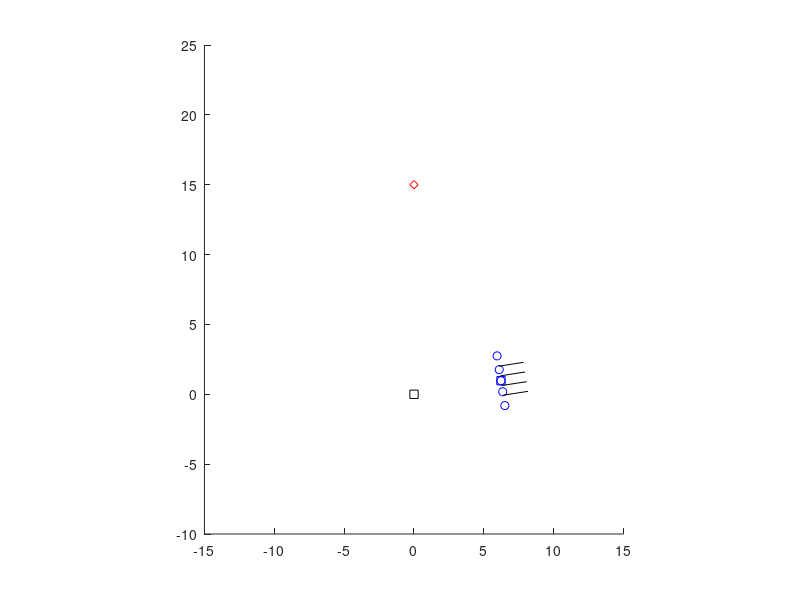

This figure's MATLAB source:
%%% Flame Simulation %%%
cla, clc, clear
hold all
axis equal

flame_pose = [0,15]; %cm
axis([-15,15,-10,flame_pose(2) + 10])
zoid_off_t = 6.3;
zoid_off_s15 = 1.8;
zoid_off_s24 = 0.8;
view_angle = 20*(pi/180);
blinder_length = 1.8;
blinder_off = 0.35;
flame_max = 150;
zoid_array = [flame_max,flame_max,flame_max,flame_max,flame_max];
dt = 0.1;
for t = 0:dt:30
cla
%flame_pose = [-15+t,15];
%%% Plot Flame %%%
plot(flame_pose(1), flame_pose(2), 'rd-')
%%%
r_pose = [0,0,pi/2 + t];
%r_pose = [0,0,pi/2 + 45*(pi/180)];
%r_pose = [0,0,pi/2];
%%% Restrict the Orientation [0,2*pi) %%%
if r_pose(3) >= (2*pi)
    r_pose(3) = r_pose(3) - floor(r_pose(3)/(2*pi))*2*pi;
end
%%% Plot Robot Center %%%
plot(r_pose(1),r_pose(2), 'ks')
%%%
zoid_pose = [r_pose(1) + zoid_off_t*cos(r_pose(3)),r_pose(2) + zoid_off_t*sin(r_pose(3)), r_pose(3)];
zoid_s1 = [zoid_pose(1) + zoid_off_s15*cos(zoid_pose(3) + pi/2),zoid_pose(2) + zoid_off_s15*sin(zoid_pose(3) + pi/2),zoid_pose(3)];
zoid_s2 = [zoid_pose(1) + zoid_off_s24*cos(zoid_pose(3) + pi/2),zoid_pose(2) + zoid_off_s24*sin(zoid_pose(3) + pi/2),zoid_pose(3)];
zoid_s3 = [zoid_pose(1),zoid_pose(2),zoid_pose(3)];
zoid_s4 = [zoid_pose(1) + zoid_off_s24*cos(zoid_pose(3) - pi/2),zoid_pose(2) + zoid_off_s24*sin(zoid_pose(3) - pi/2),zoid_pose(3)];
zoid_s5 = [zoid_pose(1) + zoid_off_s15*cos(zoid_pose(3) - pi/2),zoid_pose(2) + zoid_off_s15*sin(zoid_pose(3) - pi/2),zoid_pose(3)];


%%% Plot Zoidberg %%%
plot(zoid_pose(1),zoid_pose(2), 'bs')
plot(zoid_s1(1),zoid_s1(2), 'bo')
plot(zoid_s2(1),zoid_s2(2), 'bo')
plot(zoid_s3(1),zoid_s3(2), 'bo')
plot(zoid_s4(1),zoid_s4(2), 'bo')
plot(zoid_s5(1),zoid_s5(2), 'bo')
%%%
% %%% Plot Zoidberg Arrows %%%
% line([zoid_s1(1),zoid_s1(1) + cos(zoid_s1(3))],[zoid_s1(2),zoid_s1(2) + sin(zoid_s1(3))], 'Color','r')
% line([zoid_s2(1),zoid_s2(1) + cos(zoid_s2(3))],[zoid_s2(2),zoid_s2(2) + sin(zoid_s2(3))], 'Color','r')
% line([zoid_s3(1),zoid_s3(1) + cos(zoid_s3(3))],[zoid_s3(2),zoid_s3(2) + sin(zoid_s3(3))], 'Color','r')
% line([zoid_s4(1),zoid_s4(1) + cos(zoid_s4(3))],[zoid_s4(2),zoid_s4(2) + sin(zoid_s4(3))], 'Color','r')
% line([zoid_s5(1),zoid_s5(1) + cos(zoid_s5(3))],[zoid_s5(2),zoid_s5(2) + sin(zoid_s5(3))], 'Color','r')
% %%%

blinder1 = [zoid_pose(1)+ 3*blinder_off*cos(zoid_pose(3) + pi/2),zoid_pose(2)+ 3*blinder_off*sin(zoid_pose(3) + pi/2), zoid_pose(1)+ 3*blinder_off*cos(zoid_pose(3) + pi/2) + blinder_length*cos(zoid_pose(3)), zoid_pose(2)+ 3*blinder_off*sin(zoid_pose(3) + pi/2) + blinder_length*sin(zoid_pose(3))];
blinder2 = [zoid_pose(1)+ 1*blinder_off*cos(zoid_pose(3) + pi/2),zoid_pose(2)+ 1*blinder_off*sin(zoid_pose(3) + pi/2), zoid_pose(1)+ 1*blinder_off*cos(zoid_pose(3) + pi/2) + blinder_length*cos(zoid_pose(3)), zoid_pose(2)+ 1*blinder_off*sin(zoid_pose(3) + pi/2) + blinder_length*sin(zoid_pose(3))];
blinder3 = [zoid_pose(1)+ 1*blinder_off*cos(zoid_pose(3) - pi/2),zoid_pose(2)+ 1*blinder_off*sin(zoid_pose(3) - pi/2), zoid_pose(1)+ 1*blinder_off*cos(zoid_pose(3) - pi/2) + blinder_length*cos(zoid_pose(3)), zoid_pose(2)+ 1*blinder_off*sin(zoid_pose(3) - pi/2) + blinder_length*sin(zoid_pose(3))];
blinder4 = [zoid_pose(1)+ 3*blinder_off*cos(zoid_pose(3) - pi/2),zoid_pose(2)+ 3*blinder_off*sin(zoid_pose(3) - pi/2), zoid_pose(1)+ 3*blinder_off*cos(zoid_pose(3) - pi/2) + blinder_length*cos(zoid_pose(3)), zoid_pose(2)+ 3*blinder_off*sin(zoid_pose(3) - pi/2) + blinder_length*sin(zoid_pose(3))];
%%% Plot Blinders %%%
line([blinder1(1),blinder1(3)],[blinder1(2),blinder1(4)], 'Color','k')
line([blinder2(1),blinder2(3)],[blinder2(2),blinder2(4)], 'Color','k')
line([blinder3(1),blinder3(3)],[blinder3(2),blinder3(4)], 'Color','k')
line([blinder4(1),blinder4(3)],[blinder4(2),blinder4(4)], 'Color','k')
%%%

%%% Plot Sight Lines %%%
if abs(zoid_pose(3) - atan2(flame_pose(2)- zoid_s1(2),flame_pose(1) - zoid_s1(1))) < view_angle
    slope_f = (flame_pose(2)- zoid_s1(2))/(flame_pose(1) - zoid_s1(1));
    slope_b = (blinder1(2) - blinder1(4))/(blinder1(1) - blinder1(3));
    slopes_eq = (slope_f == slope_b);
    if ~slopes_eq
        x = (blinder1(2) - zoid_s1(2) + slope_f*zoid_s1(1) - slope_b*blinder1(1))/(slope_f - slope_b);
        y = slope_f*(x - zoid_s1(1)) + zoid_s1(2);
        x_true = ((x < blinder1(3)) && (x > blinder1(1)))||((x > blinder1(3)) && (x < blinder1(1)));
        intersect = (x_true);
    end
    if slopes_eq || ~intersect
        line([zoid_s1(1),flame_pose(1)],[zoid_s1(2),flame_pose(2)],'Color','r')
        zoid_array(1) = sqrt((flame_pose(2)- zoid_s1(2))^2 + (flame_pose(1) - zoid_s1(1))^2);
    end
end
if abs(zoid_pose(3) - atan2(flame_pose(2)- zoid_s2(2),flame_pose(1) - zoid_s2(1))) < view_angle
    slope_f = (flame_pose(2)- zoid_s2(2))/(flame_pose(1) - zoid_s2(1));
    slope_b1 = (blinder1(2) - blinder1(4))/(blinder1(1) - blinder1(3));
    slope_b2 = (blinder2(2) - blinder2(4))/(blinder2(1) - blinder2(3));
    slopes_eq = (slope_f == slope_b1) || (slope_f == slope_b2);
    if ~slopes_eq
        x1 = (blinder1(2) - zoid_s2(2) + slope_f*zoid_s2(1) - slope_b1*blinder1(1))/(slope_f - slope_b1);
        x2 = (blinder2(2) - zoid_s2(2) + slope_f*zoid_s2(1) - slope_b2*blinder2(1))/(slope_f - slope_b2);
        x1_true = ((x1 < blinder1(3)) && (x1 > blinder1(1)))||((x1 > blinder1(3)) && (x1 < blinder1(1)));
        x2_true = ((x2 < blinder2(3)) && (x2 > blinder2(1)))||((x2 > blinder2(3)) && (x2 < blinder2(1)));
        intersect = x1_true || x2_true;
    end
    if slopes_eq || ~intersect
        line([zoid_s2(1),flame_pose(1)],[zoid_s2(2),flame_pose(2)],'Color','r')
        zoid_array(2) = sqrt((flame_pose(2)- zoid_s2(2))^2 + (flame_pose(1) - zoid_s2(1))^2);
    end
end
if abs(zoid_pose(3) - atan2(flame_pose(2)- zoid_s3(2),flame_pose(1) - zoid_s3(1))) < view_angle
    slope_f = (flame_pose(2)- zoid_s3(2))/(flame_pose(1) - zoid_s3(1));
    slope_b2 = (blinder2(2) - blinder2(4))/(blinder2(1) - blinder2(3));
    slope_b3 = (blinder3(2) - blinder3(4))/(blinder3(1) - blinder3(3));
    slopes_eq = (slope_f == slope_b2) || (slope_f == slope_b3);
    if ~slopes_eq
        x2 = (blinder2(2) - zoid_s3(2) + slope_f*zoid_s3(1) - slope_b2*blinder2(1))/(slope_f - slope_b2);
        x3 = (blinder3(2) - zoid_s3(2) + slope_f*zoid_s3(1) - slope_b3*blinder3(1))/(slope_f - slope_b3);
        x2_true = ((x2 < blinder2(3)) && (x2 > blinder2(1)))||((x2 > blinder2(3)) && (x2 < blinder2(1)));
        x3_true = ((x3 < blinder3(3)) && (x3 > blinder3(1)))||((x3 > blinder3(3)) && (x3 < blinder3(1)));
        intersect = x2_true || x3_true;
    end
    if slopes_eq || ~intersect
        line([zoid_s3(1),flame_pose(1)],[zoid_s3(2),flame_pose(2)],'Color','r')
        zoid_array(3) = sqrt((flame_pose(2)- zoid_s3(2))^2 + (flame_pose(1) - zoid_s3(1))^2);
    end
end
if abs(zoid_pose(3) - atan2(flame_pose(2)- zoid_s4(2),flame_pose(1) - zoid_s4(1))) < view_angle
    slope_f = (flame_pose(2)- zoid_s4(2))/(flame_pose(1) - zoid_s4(1));
    slope_b3 = (blinder3(2) - blinder3(4))/(blinder3(1) - blinder3(3));
    slope_b4 = (blinder4(2) - blinder4(4))/(blinder4(1) - blinder4(3));
    slopes_eq = (slope_f == slope_b3) || (slope_f == slope_b4);
    if ~slopes_eq
        x3 = (blinder3(2) - zoid_s4(2) + slope_f*zoid_s4(1) - slope_b3*blinder3(1))/(slope_f - slope_b3);
        x4 = (blinder4(2) - zoid_s4(2) + slope_f*zoid_s4(1) - slope_b4*blinder4(1))/(slope_f - slope_b4);
        x3_true = ((x3 < blinder3(3)) && (x3 > blinder3(1)))||((x3 > blinder3(3)) && (x3 < blinder3(1)));
        x4_true = ((x4 < blinder4(3)) && (x4 > blinder4(1)))||((x4 > blinder4(3)) && (x4 < blinder4(1)));
        intersect = x3_true || x4_true;
    end
    if slopes_eq || ~intersect
        line([zoid_s4(1),flame_pose(1)],[zoid_s4(2),flame_pose(2)],'Color','r')
        zoid_array(4) = sqrt((flame_pose(2)- zoid_s4(2))^2 + (flame_pose(1) - zoid_s4(1))^2);
    end
end
if abs(zoid_pose(3) - atan2(flame_pose(2)- zoid_s5(2),flame_pose(1) - zoid_s5(1))) < view_angle
    slope_f = (flame_pose(2)- zoid_s5(2))/(flame_pose(1) - zoid_s5(1));
    slope_b = (blinder4(2) - blinder4(4))/(blinder4(1) - blinder4(3));
    slopes_eq = (slope_f == slope_b);
    if ~slopes_eq
        x = (blinder4(2) - zoid_s5(2) + slope_f*zoid_s5(1) - slope_b*blinder4(1))/(slope_f - slope_b);
        y = slope_f*(x - zoid_s5(1)) + zoid_s5(2);
        x_true = ((x < blinder4(3)) && (x > blinder4(1)))||((x > blinder4(3)) && (x < blinder4(1)));
        intersect = (x_true);
    end
    if slopes_eq || ~intersect
        line([zoid_s5(1),flame_pose(1)],[zoid_s5(2),flame_pose(2)],'Color','r')
        zoid_array(5) = sqrt((flame_pose(2)- zoid_s5(2))^2 + (flame_pose(1) - zoid_s5(1))^2);
    end
end
zoid_array
wv = [15.9*(1/zoid_array(1)),7.24*(1/zoid_array(2)),0,-7.24*(1/zoid_array(4)),-15.9*(1/zoid_array(5))];
s_wv = sum(wv);
s_w = sum([(1/zoid_array(1)),(1/zoid_array(2)),(1/zoid_array(3)),(1/zoid_array(4)),(1/zoid_array(5))]);
angle = s_wv/s_w
pause(dt)
end
